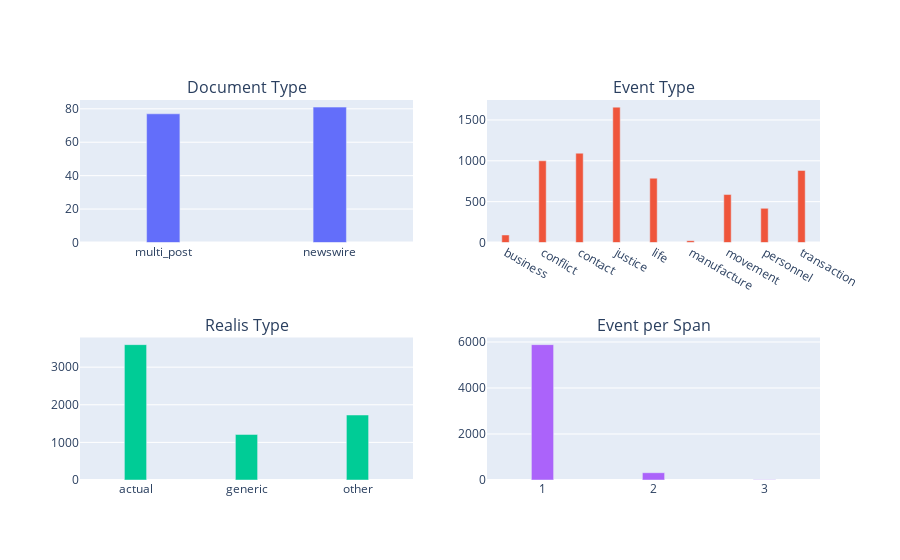

This figure's notebook cell:
### Markdown cell above
### Plot mention stats

### Code cell
fig = make_subplots(rows=2, cols=2, 
                   subplot_titles=("Document Type", "Event Type", "Realis Type", "Event per Span"))


x, y = zip(*sorted(doc_types.items()))
fig.add_trace(
    go.Bar(x=x, y=y, width=0.2),
    row=1, col=1
)

x, y = zip(*sorted(event_type_count.items()))
fig.add_trace(
    go.Bar(x=x, y=y, width=0.2),
    row=1, col=2
)

x, y = zip(*sorted(event_realis_count.items()))
fig.add_trace(
    go.Bar(x=x, y=y, width=0.2),
    row=2, col=1
)

x, y = zip(*sorted(trigger_count_per_span.items()))
x = [str(x_elem) for x_elem in x]  # The X-labels need to be a string
fig.add_trace(
    go.Bar(x=x, y=y, width=0.2),
    row=2, col=2
)

fig.update_layout(showlegend=False)
fig.show()

### Figure 1 — Plotly figure (JSON) as saved in the notebook; plotly's stock layout.template omitted (floating-point values rounded to 4 significant figures)
{"data": [{"type": "bar", "width": 0.2, "x": ["multi_post", "newswire"], "xaxis": "x", "y": [77, 81], "yaxis": "y"}, {"type": "bar", "width": 0.2, "x": ["business", "conflict", "contact", "justice", "life", "manufacture", "movement", "personnel", "transaction"], "xaxis": "x2", "y": [92, 1000, 1093, 1657, 787, 22, 587, 418, 882], "yaxis": "y2"}, {"type": "bar", "width": 0.2, "x": ["actual", "generic", "other"], "xaxis": "x3", "y": [3599, 1211, 1728], "yaxis": "y3"}, {"type": "bar", "width": 0.2, "x": ["1", "2", "3"], "xaxis": "x4", "y": [5886, 317, 6], "yaxis": "y4"}], "layout": {"annotations": [{"font": {"size": 16}, "showarrow": false, "text": "Document Type", "x": 0.225, "xanchor": "center", "xref": "paper", "y": 1, "yanchor": "bottom", "yref": "paper"}, {"font": {"size": 16}, "showarrow": false, "text": "Event Type", "x": 0.775, "xanchor": "center", "xref": "paper", "y": 1, "yanchor": "bottom", "yref": "paper"}, {"font": {"size": 16}, "showarrow": false, "text": "Realis Type", "x": 0.225, "xanchor": "center", "xref": "paper", "y": 0.375, "yanchor": "bottom", "yref": "paper"}, {"font": {"size": 16}, "showarrow": false, "text": "Event per Span", "x": 0.775, "xanchor": "center", "xref": "paper", "y": 0.375, "yanchor": "bottom", "yref": "paper"}], "showlegend": false, "xaxis": {"anchor": "y", "domain": [0, 0.45]}, "xaxis2": {"anchor": "y2", "domain": [0.55, 1]}, "xaxis3": {"anchor": "y3", "domain": [0, 0.45]}, "xaxis4": {"anchor": "y4", "domain": [0.55, 1]}, "yaxis": {"anchor": "x", "domain": [0.625, 1]}, "yaxis2": {"anchor": "x2", "domain": [0.625, 1]}, "yaxis3": {"anchor": "x3", "domain": [0, 0.375]}, "yaxis4": {"anchor": "x4", "domain": [0, 0.375]}}}
